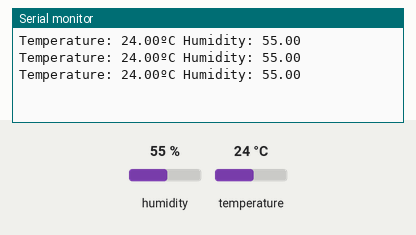
Simulated run of this sketch. Board: ESP32. On the bench: the last lines printed to the serial monitor. The test bench sets the inputs (shaded band); at power-on: humidity 55 %, temperature 24 °C.

Above: at 2.8 s.
2.9 s: humidity set to 22 %
At 5.5 s:
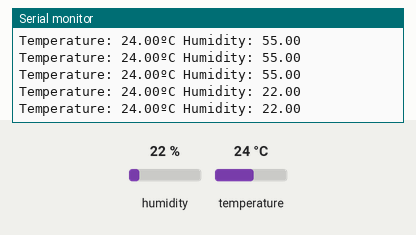
5.6 s: temperature set to 12 °C
At 6.9 s:
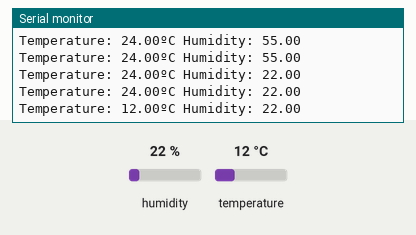
8.3 s: humidity set to 40 %
At 9.9 s:
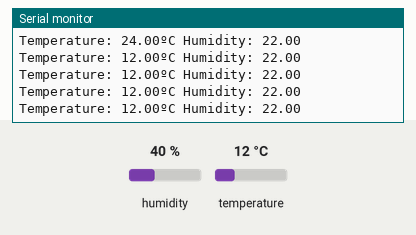
Timing chart, 0 to 11.4 s (numbered marks = the images above; inputs shaded):
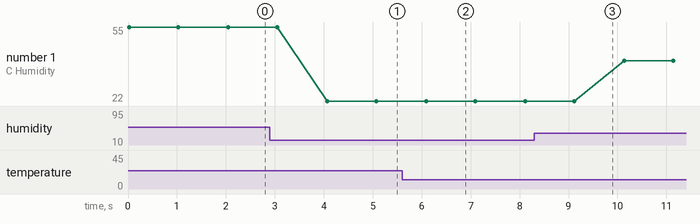

Measured:
- after the input at 2.9 s, the serial monitor: prints a new line after 1.2 s (image 1)
- after the input at 5.6 s, the serial monitor: prints a new line after 0.49 s (image 2)
- plotted number 1: 55 → 22 after the input at 2.9 s, 22 → 40 after the input at 8.3 s

The sketch:

esp32_dht11_basic.ino
```cpp
#include <DHT.h>
#define DHT11PIN 33 //jgn guna 34,35,36,39

DHT dht(DHT11PIN, DHT11);

void setup()
{
  Serial.begin(115200);
  dht.begin(); //Start the DHT11 sensor
}

void loop()
{
  float humi = dht.readHumidity();
  float temp = dht.readTemperature();
  Serial.print("Temperature: ");
  Serial.print(temp);
  Serial.print("ºC "); // press Alt + 0176 for ° Symbol
  Serial.print("Humidity: ");
  Serial.println(humi);
  delay(1000);
}
```
